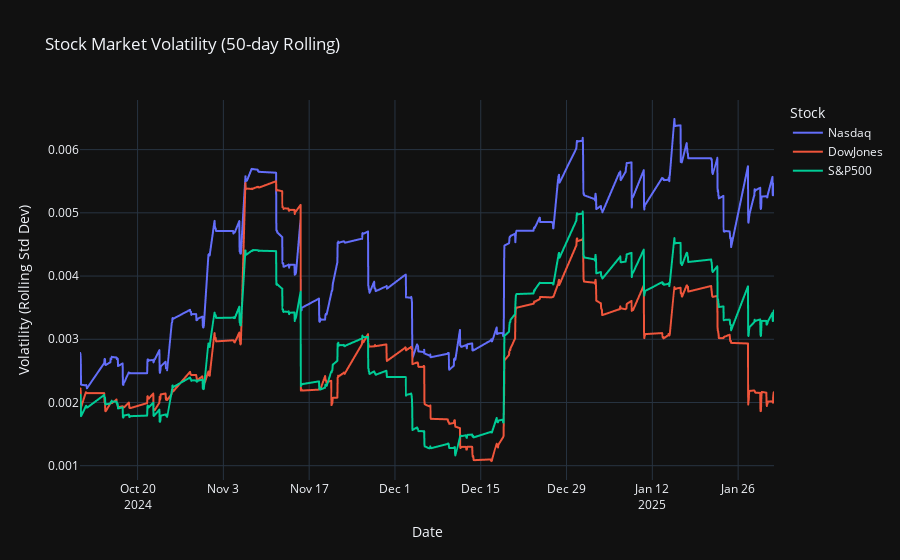

The code cell stored with this chart in its notebook:
### Markdown cell above
This plot shows the daily returns of the Dow Jones, S&P 500, and Nasdaq indices over time, with fluctuations indicating market volatility. The Nasdaq appears to have the highest variability, while all three indices generally follow similar trends with occasional sharp spikes or drops.

### Code cell
#lets calculate market volatality using Rolling Standard Deviation
# Calculating 50-day rolling volatility

df_stock["Volatility"] = df_stock.groupby("Stock")["Daily_Return"].rolling(window=50).std().reset_index(level=0, drop=True)

df_stock_cleaned = df_stock.dropna(subset=["Volatility"])

fig = px.line(df_stock_cleaned, x="Date", y="Volatility", color="Stock",
              title="Stock Market Volatility (50-day Rolling)",
              labels={"Volatility": "Volatility (Rolling Std Dev)", "Date": "Date"},
              template="plotly_dark")

fig.show()

### Figure 1 — Plotly figure (JSON) as saved in the notebook; plotly's stock layout.template omitted (floating-point values rounded to 4 significant figures; data arrays with more than 128 entries replaced by an {"elided": "..."} marker saying what was removed)
{"data": [{"hovertemplate": "Stock=Nasdaq<br>Date=%{x}<br>Volatility (Rolling Std Dev)=%{y}<extra></extra>", "legendgroup": "Nasdaq", "line": {"color": "#636efa", "dash": "solid"}, "marker": {"symbol": "circle"}, "mode": "lines", "name": "Nasdaq", "showlegend": true, "type": "scattergl", "x": {"elided": "530 str values"}, "xaxis": "x", "y": {"elided": "530 float values"}, "yaxis": "y"}, {"hovertemplate": "Stock=DowJones<br>Date=%{x}<br>Volatility (Rolling Std Dev)=%{y}<extra></extra>", "legendgroup": "DowJones", "line": {"color": "#EF553B", "dash": "solid"}, "marker": {"symbol": "circle"}, "mode": "lines", "name": "DowJones", "showlegend": true, "type": "scattergl", "x": {"elided": "530 str values"}, "xaxis": "x", "y": {"elided": "530 float values"}, "yaxis": "y"}, {"hovertemplate": "Stock=S&P500<br>Date=%{x}<br>Volatility (Rolling Std Dev)=%{y}<extra></extra>", "legendgroup": "S&P500", "line": {"color": "#00cc96", "dash": "solid"}, "marker": {"symbol": "circle"}, "mode": "lines", "name": "S&P500", "showlegend": true, "type": "scattergl", "x": {"elided": "530 str values"}, "xaxis": "x", "y": {"elided": "530 float values"}, "yaxis": "y"}], "layout": {"legend": {"title": {"text": "Stock"}, "tracegroupgap": 0}, "title": {"text": "Stock Market Volatility (50-day Rolling)"}, "xaxis": {"anchor": "y", "domain": [0, 1], "title": {"text": "Date"}}, "yaxis": {"anchor": "x", "domain": [0, 1], "title": {"text": "Volatility (Rolling Std Dev)"}}}}
